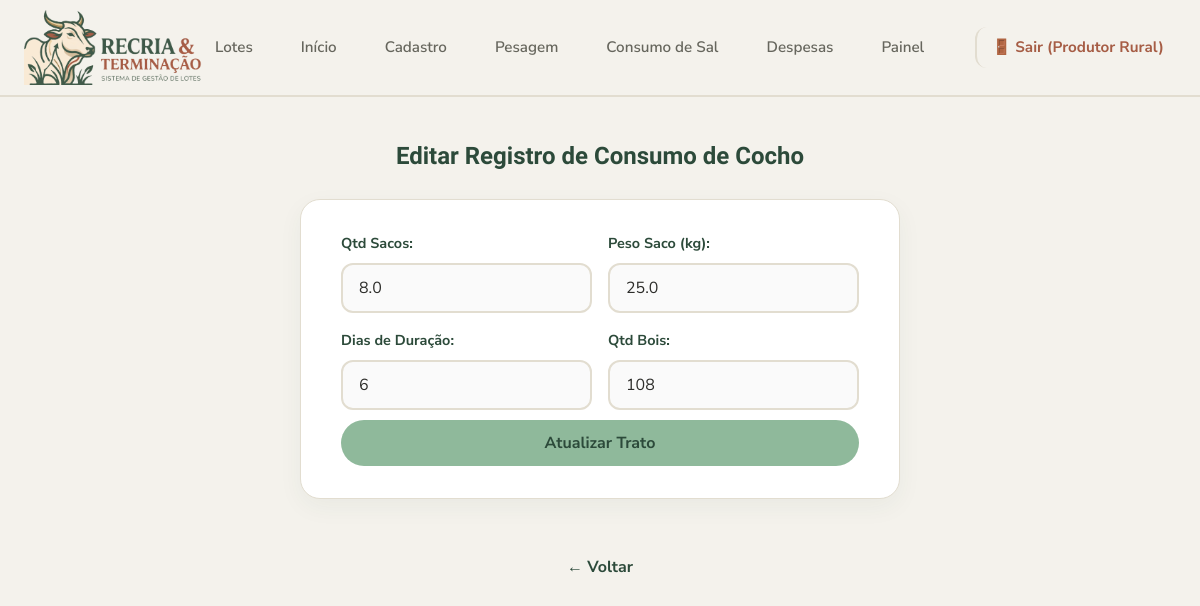
Page /editar_consumo/2 (signed in) on the committed database.
### tables this page shows
CREATE TABLE consumo_sal (
                    id INTEGER PRIMARY KEY AUTOINCREMENT,
                    lote_id INTEGER,
                    data_registro TIMESTAMP DEFAULT CURRENT_TIMESTAMP,
                    qtd_sacos REAL,
                    peso_saco_kg REAL,
                    dias INTEGER,
                    qtd_bois INTEGER,
                    gramas_cab_dia REAL,
                    FOREIGN KEY(lote_id) REFERENCES lotes(id) ON DELETE CASCADE
                );

### app.py (the view, shortened to what this page needs)
@app.route('/editar_consumo/<int:id>', methods=['GET', 'POST'])
def editar_consumo(id):
    conexao = conectar()
    try:
        item = conexao.execute('SELECT * FROM consumo_sal WHERE id = ?', (id,)).fetchone()
    finally:
        conexao.close()
    return render_template('editar_consumo.html', item=item)

### app.py (called while the page is built)
@app.context_processor
def inject_csrf_token():
    if 'csrf_token' not in session:
        session['csrf_token'] = secrets.token_hex(32)
    return dict(csrf_token=session['csrf_token'])

@app.before_request
def verificar_seguranca_global():
    if 'csrf_token' not in session:
        session['csrf_token'] = secrets.token_hex(32)
    rotas_livres = ['login', 'static', 'api_cotacoes']
    if request.endpoint not in rotas_livres and 'usuario_id' not in session:
        return redirect(url_for('login'))
    if request.method == 'POST' and request.endpoint not in ['api_cotacoes', 'login']:
        token = request.form.get('csrf_token') or request.headers.get('X-CSRF-Token')
        if not token or token != session.get('csrf_token'):
            return "Erro 403: Falha na validação CSRF. Requisição rejeitada por segurança.", 403

### config_banco.py (called while the page is built)
def conectar():
    conexao = sqlite3.connect('dados.db')
    conexao.row_factory = sqlite3.Row
    conexao.execute('PRAGMA foreign_keys = ON;')
    return conexao

### templates/editar_consumo.html (shortened to what this page needs)
{% extends "base.html" %}
{% block conteudo %}
<h2>Editar Registro de Consumo de Cocho</h2>
<form action="{{ url_for('editar_consumo', id=item.id) }}" method="POST" class="form-caixa">
    <div class="form-linha">
        <div class="campo">
            <label>Qtd Sacos:</label>
            <input type="number" step="0.1" name="qtd_sacos" value="{{ item.qtd_sacos }}" required>
        </div>
        <div class="campo">
            <label>Peso Saco (kg):</label>
            <input type="number" name="peso_saco_kg" value="{{ item.peso_saco_kg }}" required>
        </div>
        <div class="campo">
            <label>Dias de Duração:</label>
            <input type="number" name="dias" value="{{ item.dias }}" required>
        </div>
        <div class="campo">
            <label>Qtd Bois:</label>
            <input type="number" name="qtd_bois" value="{{ item.qtd_bois }}" required>
        </div>
    </div>
    <button type="submit">Atualizar Trato</button>
</form>
<a class="voltar" href="{{ url_for('consumo_cocho') }}">← Voltar</a>
{% endblock %}

### static/style.css (style rules this page uses)
* { box-sizing: border-box; margin: 0; padding: 0; }
:root { --verde-salvia: #8FB99B; --verde-escuro: #2C4A3A; --creme: #F4F2EC; --branco: #FFFFFF; --terracota: #E8B4A0; --terracota-escuro: #A65D45; --texto: #2D2D2A; --texto-suave: #66665D; --borda: #E2DDD0; --raio: 20px; --raio-peq: 12px; --sombra-suave: 0 8px 24px rgba(44, 74, 58, 0.05); --sombra-hover: 0 16px 32px rgba(44, 74, 58, 0.12); --transicao: all 0.3s cubic-bezier(0.25, 0.8, 0.25, 1); }
body { font-family: 'Nunito Sans', Arial, sans-serif; background-color: var(--creme); color: var(--texto); line-height: 1.6; display: flex; flex-direction: column; min-height: 100vh; }
h1, h2, h3, h4 { font-family: 'Baloo 2', 'Nunito Sans', sans-serif; color: var(--verde-escuro); font-weight: 700; text-align: center; margin-bottom: 24px; }
.form-caixa { background-color: var(--branco); border: 1px solid var(--borda); border-radius: var(--raio); padding: 32px 40px; width: 100%; max-width: 600px; margin: 0 auto 32px auto; box-shadow: var(--sombra-suave); }
.campo { margin-bottom: 20px; width: 100%; }
.campo label { display: block; margin-bottom: 8px; font-weight: 700; font-size: 0.9rem; color: var(--verde-escuro); }
.campo input, .campo select { width: 100%; padding: 12px 16px; border: 2px solid var(--borda); border-radius: var(--raio-peq); font-size: 1rem; font-family: 'Nunito Sans', sans-serif; background-color: #FAFAFA; transition: var(--transicao); color: var(--texto); }
.form-linha { display: grid; grid-template-columns: repeat(auto-fit, minmax(180px, 1fr)); gap: 16px; align-items: end; }
.form-linha .campo { margin-bottom: 0; }
button, .botao { background-color: var(--verde-salvia); color: var(--verde-escuro); border: none; padding: 12px 28px; border-radius: 999px; font-size: 1rem; font-weight: 700; font-family: 'Nunito Sans', sans-serif; cursor: pointer; transition: var(--transicao); display: inline-flex; justify-content: center; align-items: center; text-decoration: none; width: 100%; margin-top: 10px; }
.voltar { display: inline-block; margin-top: 24px; color: var(--verde-escuro); text-decoration: none; font-weight: 700; transition: var(--transicao); }

### rows in the picture
consumo_sal: qtd_sacos "8.0", peso_saco_kg "25.0", dias "6", qtd_bois "108"

### other values in the picture
{{ session.get('nome_usuario') }} "Produtor Rural"
